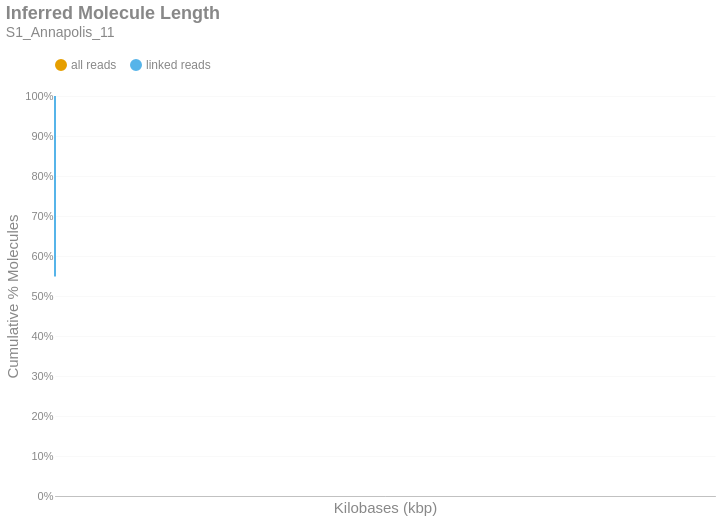

Notebook source saved alongside this figure:
### Markdown cell above
### Inferred Molecule Length
This is the cumulative frequency distribution of molecule lengths inferred from the first and last alignment positions along a contig for all alignments associated with a single linked-read barcode on a given contig.There are two distributions: one with `all` the alignments (yellow) and another with only `linked reads` (blue). The percent of molecules in the `linked reads` distribution is relative to the total number of linked molecules.

### Code cell
if SKIPLR:
    print_html(f"Skipped")
else:
    binned_df = consolidated_hist(valids['length_inferred']/1000, mask, 10, True)
    binned_df = binned_df.with_columns(
        pl.when(pl.col('bin').cast(pl.Utf8) == '0').then(pl.lit('1')).otherwise(pl.col('bin').cast(pl.Utf8)).alias('bin')
    )
    with SafeRender(binned_df):
        (
            density_plot(binned_df, 'Inferred Molecule Length', samplename, 'inferredlen')
            .transform_calculate(bin_kb='datum.bin / 1000')
            .encode(
                x=alt.X('bin_kb:Q', title="Kilobases (kbp)").scale(type='log', padding=0).axis(labelAngle=-40),
                y=alt.Y('value:Q', title='Cumulative % Molecules')
                    .axis(format='%')
                    .stack(False)
                    .scale(domainMin=0, domainMax=1,padding=0),
                color=alt.Color("key:N").scale(domain = ["all reads", "linked reads"]),
                tooltip = [
                    alt.Tooltip("key:N", title = "Data Type"),
                    alt.Tooltip("range_label:N", title="Kilobases"),
                    alt.Tooltip("value:Q", format = ".2%", title="% Molecules (Cum.)")
                ]
            )
        ).display()

### Figure 1 — Vega-Lite specification as saved in the notebook (floating-point values rounded to 4 significant figures; data arrays with more than 128 entries replaced by an {"elided": "..."} marker saying what was removed)
{"width": "container", "height": 400, "config": {"title": {"anchor": "start", "dy": -15, "fontSize": 18, "color": "#888888", "subtitleColor": "#888888", "subtitleFontSize": 14}, "arc": {"fill": "#0072B2"}, "axis": {"domainColor": "#888888", "domainWidth": 0.5, "gridWidth": 0.2, "grid": false, "titleFontWeight": 400, "titleFontSize": 15, "labelFontSize": 11, "labelColor": "#888888", "tickColor": "#888888", "tickWidth": 0.2, "titleColor": "#888888"}, "axisBand": {"grid": false}, "axisX": {"grid": true, "tickSize": 10, "domainCap": "round"}, "axisY": {"domain": false, "grid": true, "tickSize": 0, "domainCap": "round"}, "background": "transparent", "header": {"labelFontSize": 15, "labelColor": "#888888", "titleFontSize": 15, "titleFontWeight": 600, "titleColor": "#888888"}, "legend": {"labelFont": "sans-serif", "labelFontSize": 12, "labelColor": "#888888", "symbolSize": 100, "symbolType": "circle", "titleFontSize": 12, "titlePadding": 10, "titleColor": "#888888", "title": null, "orient": "top"}, "range": {"category": ["#E69F00", "#56B4E9", "#009E73", "#F0E442", "#0072B2", "#D55E00", "#CC79A7", "#000000"], "diverging": ["#cfe8f3", "#a2d4ec", "#73bfe2", "#46abdb", "#1696d2", "#12719e"]}, "area": {"fill": "#0072B2", "fillOpacity": 0.7, "line": true, "strokeOpacity": 0.7}, "line": {"color": "#0072B2", "stroke": "#0072B2", "strokeWidth": 2}, "trail": {"color": "#0072B2", "stroke": "#0072B2", "strokeWidth": 0, "size": 1}, "point": {"filled": true, "fillOpacity": 1.0, "size": 95}, "text": {"color": "#888888", "fontSize": 11, "align": "right", "fontWeight": 400, "size": 11}, "bar": {"fill": "#0072B2", "stroke": null}, "view": {"stroke": null, "continuousWidth": 660, "continuousHeight": 400}}, "data": {"name": "data-ec07148f4a9b28f757719d8ee242b968"}, "mark": {"type": "line", "interpolate": "monotone", "point": {"opacity": 0, "size": 275}}, "encoding": {"color": {"field": "key", "scale": {"domain": ["all reads", "linked reads"]}, "type": "nominal"}, "tooltip": [{"field": "key", "title": "Data Type", "type": "nominal"}, {"field": "range_label", "title": "Kilobases", "type": "nominal"}, {"field": "value", "format": ".2%", "title": "% Molecules (Cum.)", "type": "quantitative"}], "x": {"axis": {"labelAngle": -40}, "field": "bin_kb", "scale": {"type": "log", "padding": 0}, "title": "Kilobases (kbp)", "type": "quantitative"}, "y": {"axis": {"format": "%"}, "field": "value", "scale": {"domainMin": 0, "domainMax": 1, "padding": 0}, "stack": false, "title": "Cumulative % Molecules", "type": "quantitative"}}, "params": [{"name": "param_c36ac31b6afebe62", "select": {"type": "point", "fields": ["key"]}, "bind": "legend"}], "title": {"text": "Inferred Molecule Length", "subtitle": "S1_Annapolis_11"}, "transform": [{"fold": ["all reads (cumsum)", "linked reads (cumsum)"]}, {"calculate": "replace(datum.key, ' (cumsum)', '')", "as": "key"}, {"filter": {"param": "param_c36ac31b6afebe62"}}, {"calculate": "datum.bin / 1000", "as": "bin_kb"}], "usermeta": {"embedOptions": {"downloadFileName": "S1_Annapolis_11.inferredlen"}}, "$schema": "https://vega.github.io/schema/vega-lite/v6.1.0.json", "datasets": {"data-ec07148f4a9b28f757719d8ee242b968": {"elided": "787 records"}}}
